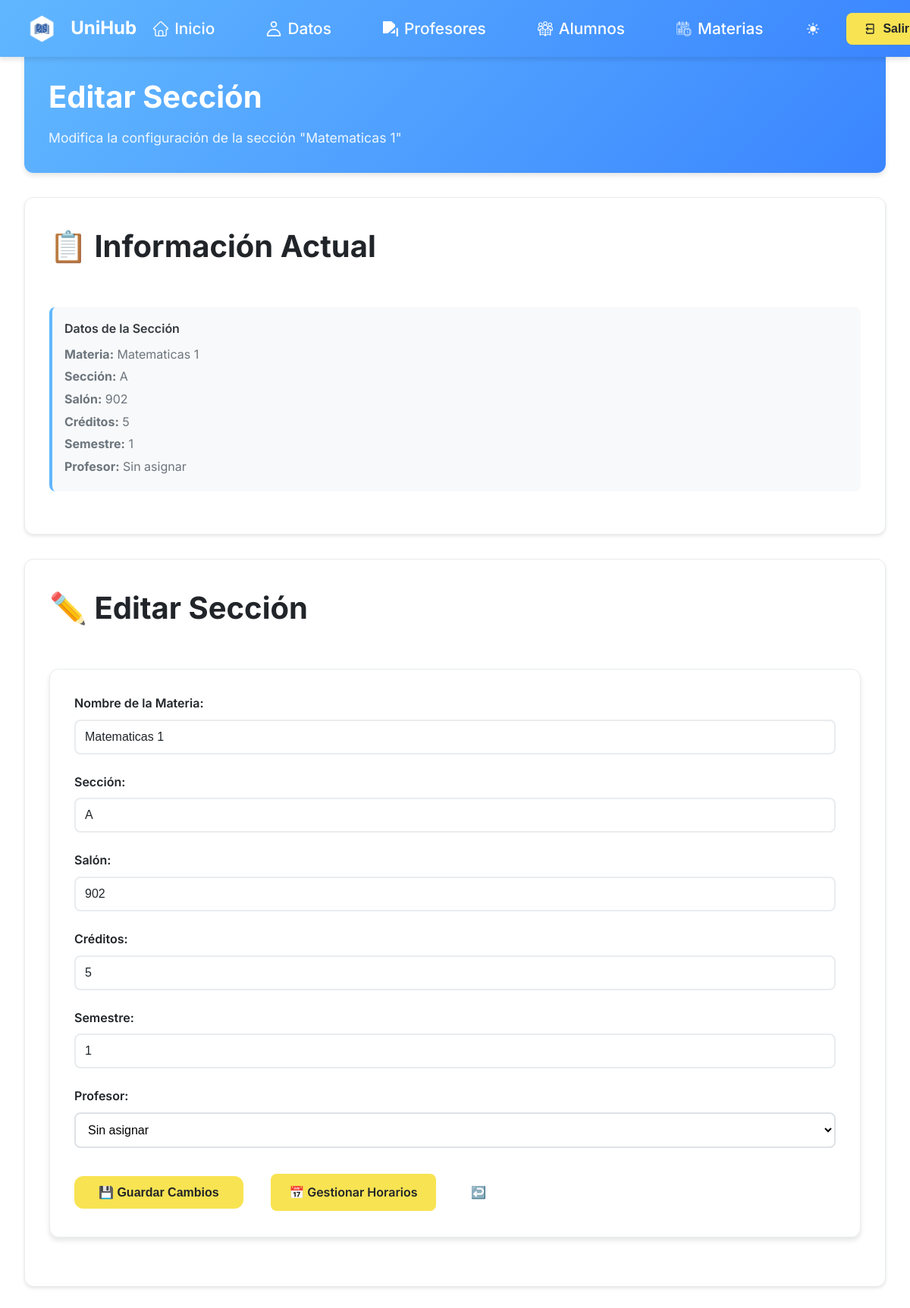
Before: /editar_seccion.php?id=80 (signed in) with the older database file.
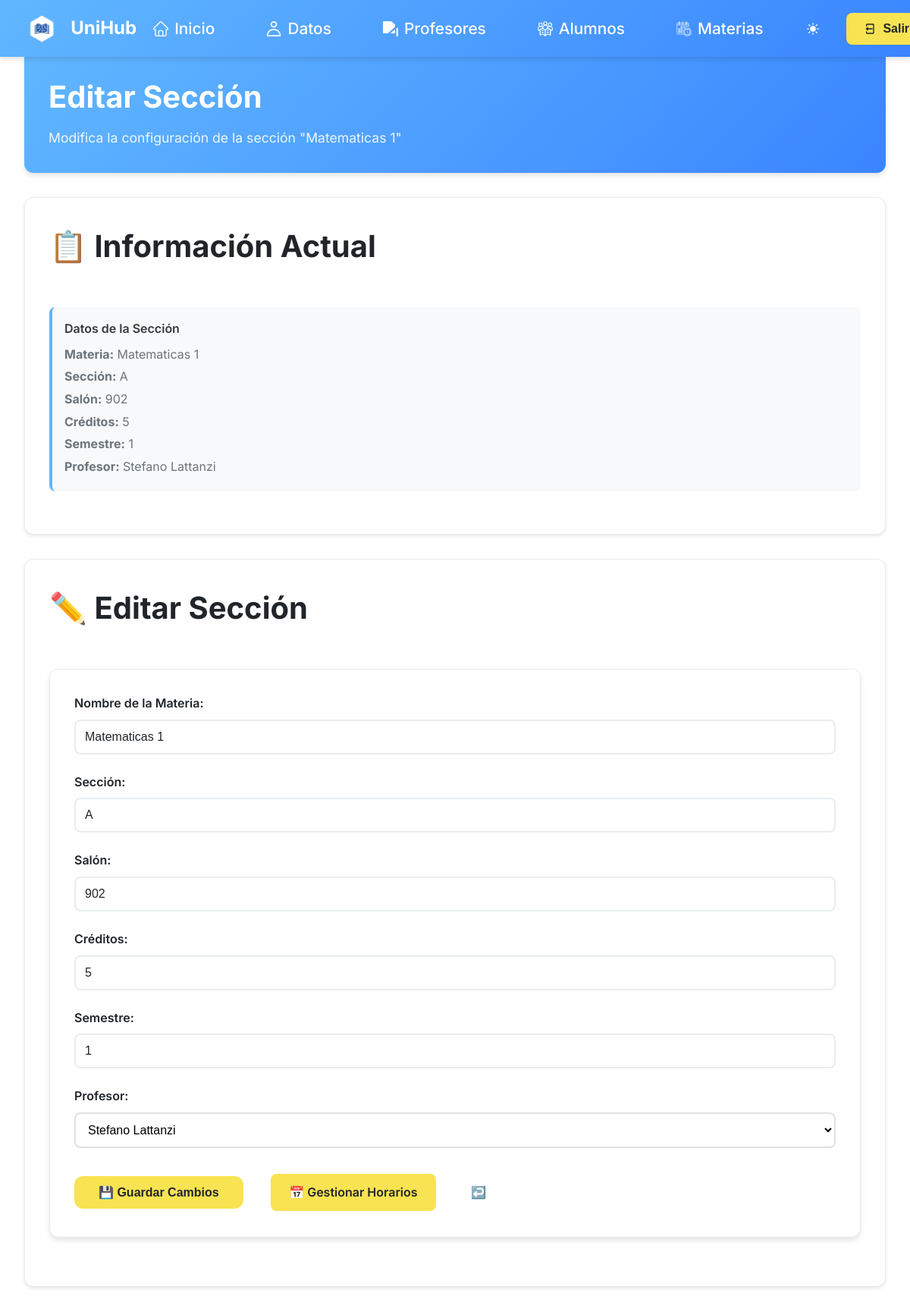
After: the same page with the newer database file.
### tables this page shows
CREATE TABLE IF NOT EXISTS `materias` (
  `id` int NOT NULL AUTO_INCREMENT,
  `nombre` varchar(100) DEFAULT NULL,
  `salon` varchar(50) DEFAULT NULL,
  `id_profesor` int DEFAULT NULL,
  `creditos` int NOT NULL,
  `semestre` int NOT NULL,
  `seccion` varchar(50) NOT NULL,
  PRIMARY KEY (`id`),
  KEY `fk_profesor` (`id_profesor`)
);

CREATE TABLE IF NOT EXISTS `profesores` (
  `id` int NOT NULL AUTO_INCREMENT,
  `id_usuario` int DEFAULT NULL,
  `cedula` int NOT NULL,
  `nombre` varchar(255) DEFAULT NULL,
  PRIMARY KEY (`id`),
  KEY `id_usuario` (`id_usuario`)
);

### editar_seccion.php (the view, shortened to what this page needs)
<?php
require 'conexion.php';
$id = isset($_GET['id']) ? $_GET['id'] : null;
$sql = "SELECT m.*, p.nombre AS profesor_nombre, p.id AS profesor_id
        FROM materias m
        LEFT JOIN profesores p ON m.id_profesor = p.id
        WHERE m.id = ?";
$stmt = $conn->prepare($sql);
$stmt->bind_param("i", $id);
$stmt->execute();
$result = $stmt->get_result();
$seccion = $result->fetch_assoc();
$sql_profesores = "SELECT id, nombre FROM profesores ORDER BY nombre";
$result_profesores = $conn->query($sql_profesores);
$profesores = [];
while ($row = $result_profesores->fetch_assoc()) {
    $profesores[] = $row;
}
?>
<!DOCTYPE html>
<html lang="es">
<head>
    <link rel="stylesheet" href="css/admin-general.css">
</head>
<body>
    <?php include 'navAdmin.php'; ?>
    <div class="main-content">
        <div class="page-header">
            <h1 class="page-title">Editar Sección</h1>
            <p class="page-subtitle">Modifica la configuración de la sección "<?php echo htmlspecialchars($seccion['nombre']); ?>"</p>
        </div>
        <div class="content-section">
            <h2 class="section-title">
                📋 Información Actual
            </h2>
            <div class="current-info">
                <h4>Datos de la Sección</h4>
                <p><strong>Materia:</strong> <?php echo htmlspecialchars($seccion['nombre']); ?></p>
                <p><strong>Sección:</strong> <?php echo htmlspecialchars($seccion['seccion']); ?></p>
                <p><strong>Salón:</strong> <?php echo htmlspecialchars($seccion['salon']); ?></p>
                <p><strong>Créditos:</strong> <?php echo htmlspecialchars($seccion['creditos']); ?></p>
                <p><strong>Semestre:</strong> <?php echo htmlspecialchars($seccion['semestre']); ?></p>
                <p><strong>Profesor:</strong> <?php echo htmlspecialchars($seccion['profesor_nombre'] ?? 'Sin asignar'); ?></p>
            </div>
        </div>
        <div class="content-section">
            <h2 class="section-title">
                ✏️ Editar Sección
            </h2>
            <form class="admin-form" action="procesar_editar_seccion.php" method="POST">
                <div class="form-group">
                    <label class="form-label" for="nombre">Nombre de la Materia:</label>
                    <input class="form-input" type="text" id="nombre" name="nombre" value="<?php echo htmlspecialchars($seccion['nombre']); ?>" required>
                </div>
                <div class="form-group">
                    <label class="form-label" for="seccion">Sección:</label>
                    <input class="form-input" type="text" id="seccion" name="seccion" value="<?php echo htmlspecialchars($seccion['seccion']); ?>" required>
                </div>
                <div class="form-group">
                    <label class="form-label" for="salon">Salón:</label>
                    <input class="form-input" type="text" id="salon" name="salon" value="<?php echo htmlspecialchars($seccion['salon']); ?>" required>
                </div>
                <div class="form-group">
                    <label class="form-label" for="creditos">Créditos:</label>
                    <input class="form-input" type="number" id="creditos" name="creditos" value="<?php echo htmlspecialchars($seccion['creditos']); ?>" required>
                </div>
                <div class="form-group">
                    <label class="form-label" for="semestre">Semestre:</label>
                    <input class="form-input" type="number" id="semestre" name="semestre" value="<?php echo htmlspecialchars($seccion['semestre']); ?>" required>
                </div>
                <div class="form-group">
                    <label class="form-label" for="profesor">Profesor:</label>
                    <select class="form-select" id="profesor" name="profesor">
                        <option value="">Sin asignar</option>
                        <?php foreach ($profesores as $profesor): ?>
                            <option value="<?php echo $profesor['id']; ?>"
                                    <?php echo ($profesor['id'] == $seccion['profesor_id']) ? 'selected' : ''; ?>>
                                <?php echo htmlspecialchars($profesor['nombre']); ?>
                            </option>
                        <?php endforeach; ?>
                    </select>
                </div>
                <div style="margin-top: 2rem;">
                    <button type="submit" class="form-submit">💾 Guardar Cambios</button>
                    <a href="calendario_horarios.php?materia_id=<?php echo $seccion['id']; ?>" class="btn-primary" style="margin-left: 1rem;">📅 Gestionar Horarios</a>
                    <a href="editar_materia.php?nombre=<?php echo urlencode($seccion['nombre']); ?>" class="btn-secondary" style="margin-left: 1rem;">↩️ Volver</a>
                </div>
            </form>
        </div>
    </div>
</body>
</html>

Changed rows visible on the page:
changed materias "Matematicas 1": id_profesor.nombre (not shown) → "Stefano Lattanzi"
Other visible differences:
form field profesor: "Sin asignar" → "Stefano Lattanzi"
$seccion['profesor_nombre']: "Sin asignar" → (not shown)
